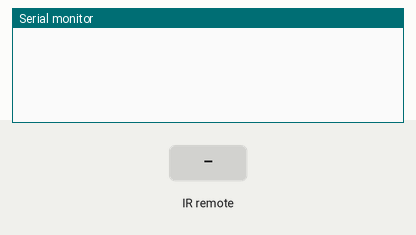
Recording of a sketch running on a simulated Arduino Uno, built with avr-gcc and run on an emulated ATmega328P. On the bench: the last lines printed to the serial monitor. The inputs (shaded band) are chosen by the test bench.

Above: at 1.2 s.
1.3 s: infrared code 0xFFA25D received
At 2.1 s:
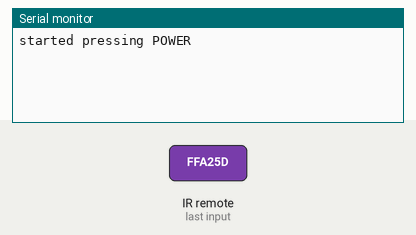
2.8 s: infrared code 0xFFE21D received
At 3.3 s:
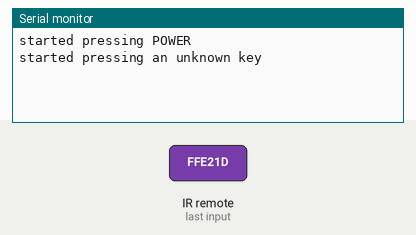

The sketch:

10-infrared-black.ino
```cpp
// You have to include the IR library
#include <IRremote.h>

// Translation-table for the BLACK REMOTE
enum IR_CODE_BLACK {
  POWER = 16753245,
  FUNC_STOP = 16769565,
  ST_REPT = 16756815,

  VOLUME_UP = 16736925,
  VOLUME_DOWN = 16754775,
  EQ = 16750695,

  PREVIOUS = 16720605,
  PLAY_PAUSE = 16712445,
  NEXT = 16761405,

  UP = 16748655,
  DOWN = 16769055,

  NUM_0 = 16738455,
  NUM_1 = 16724175,
  NUM_2 = 16718055,
  NUM_3 = 16743045,
  NUM_4 = 16716015,
  NUM_5 = 16726215,
  NUM_6 = 16734885,
  NUM_7 = 16728765,
  NUM_8 = 16730805,
  NUM_9 = 16732845,

  HOLD_KEY = 4294967295
};

int RECV_PIN = 11;
IRrecv irrecv(RECV_PIN);     // Receiver-Object managing the detection
decode_results raw_result;   // Storing the raw result
enum IR_CODE_BLACK result;  // Storing the pretty result

void setup() {
  Serial.begin(9600);

  irrecv.enableIRIn();
}

void loop() {

  // As long as data is being received -> Store the raw result
  while (irrecv.decode(&raw_result)) {

    // Translate into pretty result
    result = (enum IR_CODE_BLACK)raw_result.value;

    if (result == NUM_1) {
      Serial.println("started pressing 1");
    } else if (result == NUM_2) {
      Serial.println("started pressing 2");
    } else if (result == POWER) {
      Serial.println("started pressing POWER");
    }  else if (result == HOLD_KEY) {
      Serial.println("... holding ...");
    } else {
      Serial.println("started pressing an unknown key");
    }

    // Wait for next value to be received
    irrecv.resume();
  }

  // ... other program code ...

}
```

Measured:
- after the input at 1.3 s, the serial monitor: prints a new line at once (image 1)
- after the input at 2.8 s, the serial monitor: prints a new line at once (image 2)
